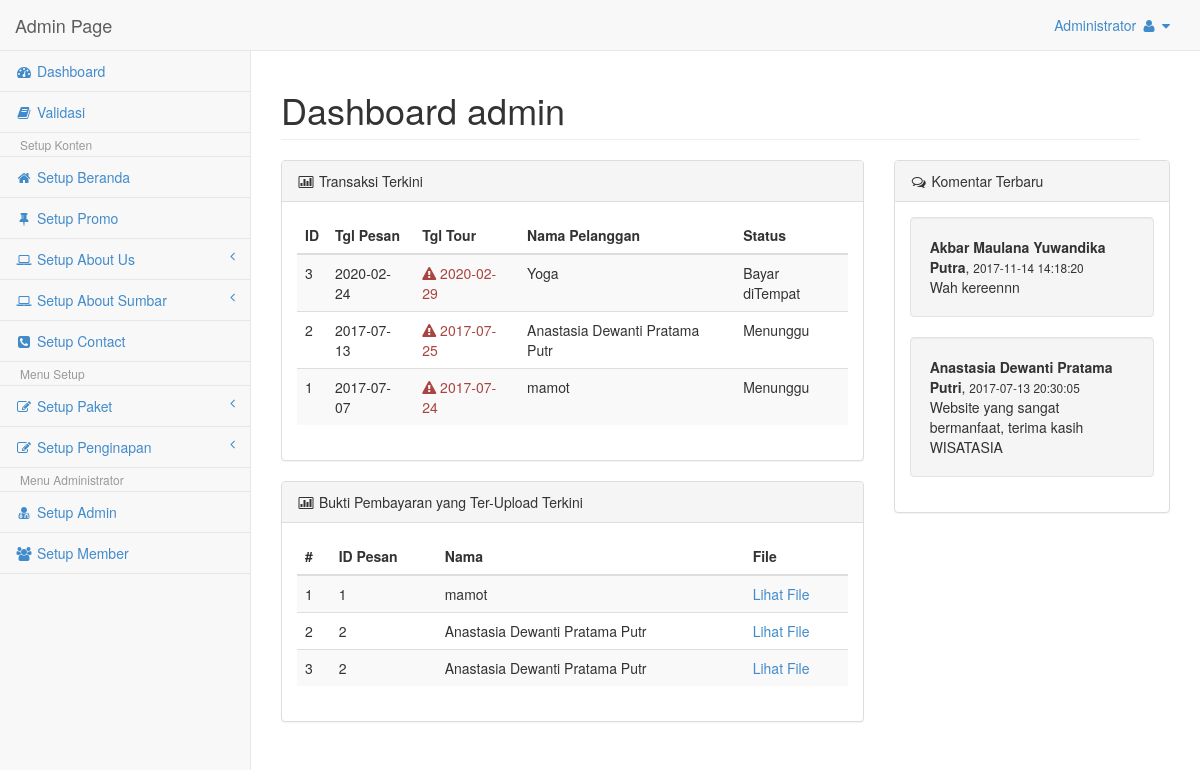
The page /Admin/home.php (signed in) on the database its author committed.
### tables this page shows
CREATE TABLE IF NOT EXISTS `tbl_pesan` (
  `id_pesan` int(11) NOT NULL AUTO_INCREMENT,
  `id_user` int(11) NOT NULL,
  `id_paket` int(11) NOT NULL,
  `id_hotel` int(11) NOT NULL,
  `tgl_pesan` date NOT NULL,
  `tgl_tour` date NOT NULL,
  `status` char(2) NOT NULL DEFAULT 'S1',
  PRIMARY KEY (`id_pesan`)
);

CREATE TABLE IF NOT EXISTS `tbl_user` (
  `id_user` int(11) NOT NULL AUTO_INCREMENT,
  `nama_user` varchar(30) NOT NULL,
  `email_user` varchar(50) NOT NULL,
  `tipe_id` varchar(20) NOT NULL,
  `no_id` varchar(30) NOT NULL,
  `no_hp` varchar(14) NOT NULL,
  `no_rek` varchar(50) NOT NULL,
  `nama_rek` varchar(50) NOT NULL,
  `username` varchar(30) NOT NULL,
  `password` varchar(12) NOT NULL,
  `tgl_lahir` varchar(30) NOT NULL,
  `jekel` varchar(1) NOT NULL,
  `alamat` text NOT NULL,
  PRIMARY KEY (`id_user`),
  KEY `id_user` (`id_user`)
);

CREATE TABLE IF NOT EXISTS `tbl_bukti` (
  `id_bukti` int(11) NOT NULL AUTO_INCREMENT,
  `id_pesan` int(11) NOT NULL,
  `file` text NOT NULL,
  PRIMARY KEY (`id_bukti`)
);

CREATE TABLE IF NOT EXISTS `komentar` (
  `id_komentar` int(11) NOT NULL AUTO_INCREMENT,
  `nama` varchar(50) NOT NULL,
  `komentar` text NOT NULL,
  `waktu` datetime NOT NULL,
  PRIMARY KEY (`id_komentar`)
);

### Admin/home.php (the view, shortened to what this page needs)
<?php session_start();
if(isset($_SESSION['user_admin'])){
	$level		=$_SESSION['level'];
?>
<!DOCTYPE html>
<html>
<head>
    <link href="css/bootstrap.min.css" rel="stylesheet">
    <link href="font-awesome/css/font-awesome.css" rel="stylesheet">
    <link href="css/plugins/morris/morris-0.4.3.min.css" rel="stylesheet">
    <link href="css/plugins/timeline/timeline.css" rel="stylesheet">
    <link href="css/sb-admin.css" rel="stylesheet">
</head>
<body>
    <div id="wrapper">
		<?php
			if($level=='admin'){
				include"nav.php";
			}else if($level=='operator'){
				include"nav_operator.php";
			}else{
				echo "Anda tidak punya hak access!! Hayoo!! Siapa Anda??";
			}
		?>
        <div id="page-wrapper">
        	<div class="row col-lg-12">
            	<h1 class="page-header">Dashboard <?php echo $level; ?></h1>
            </div>
            <div class="row">
            <div class="col-lg-8">
            <div class="panel panel-default">
            	<div class="panel-heading">
                	<i class="fa fa-bar-chart-o fa-fw"></i> Transaksi Terkini
                </div>
                <div class="panel-body">
                	<div class="table-responsive">
                        <table class="table table-hover table-striped" id="dataTables-transaksi">
                            <thead>
                                <tr>
                                    <th class="text-left">ID</th>
                                    <th class="text-left">Tgl Pesan</th>
                                    <th class="text-left">Tgl Tour</th>
                                    <th class="text-left">Nama Pelanggan</th>
                                    <th class="text-left">Status</th>
                                </tr>
                            </thead>
                            <tbody>
                            <?php
                                $comot=mysql_query("SELECT * FROM tbl_pesan, tbl_paket, tbl_hotel, tbl_user WHERE tbl_pesan.id_user=tbl_user.id_user AND tbl_pesan.id_paket=tbl_paket.id_paket AND tbl_pesan.id_hotel=tbl_hotel.id_hotel ORDER BY tgl_pesan DESC LIMIT 5");
                                while($isi_tbl=mysql_fetch_array($comot))
                                {
                                $total_harga	=$isi_tbl['harga_paket']+$isi_tbl['harga'];
                                $now= date("Y-m-d");
                            ?>
                                <tr>
                                    <td><?php echo $isi_tbl['id_pesan'] ?></td>
                                    <td><?php echo $isi_tbl['tgl_pesan']; ?></td>
                                    <td><?php
                                    if($isi_tbl['tgl_tour']<$now){
                                        $txtS="Kadaluarsa!!";
                                        echo "<div class='tooltip-demo'><span data-toggle='tooltip' data-placement='top' title='".$txtS."'><div class='text-danger'><i class='fa fa-warning'></i>&nbsp".$isi_tbl['tgl_tour']."</div></span></div>";
                                    }else{
                                        echo $isi_tbl['tgl_tour'];
                                    }?></td>
                                    <td><?php echo $isi_tbl['nama_user']; ?></td>
                                    <td><div class="tooltip-demo"><span data-toggle="tooltip" data-placement="top"
                                        title="Total Harga <?php echo $total_harga; ?> IDR">
                                        <?php
                                        if($isi_tbl['status']=='S1'){
                                            $stat="Menunggu";
                                        }else if($isi_tbl['status']=='S2'){
                                            $stat="Lunas";
                                        }else if($isi_tbl['status']=='S3'){
                                            $stat="Bayar diTempat";
                                        }else if($isi_tbl['status']=='S4'){
                                            $stat="Telah Tour";
                                        }else{
                                            $stat="";
                                        }
                                        echo $stat;
                                        ?></span></div>
                                    </td>
                                </tr>
                            <?php
                                }
                            ?>
                            </tbody>
                        </table>
                	</div>
                </div>
            </div>
			<div class="panel panel-default">
            	<div class="panel-heading">
                	<i class="fa fa-bar-chart-o fa-fw"></i> Bukti Pembayaran yang Ter-Upload Terkini
                </div>
                <div class="panel-body">
                	<div class="table-responsive">
                        <table class="table table-hover table-striped" id="dataTables-transaksi">
                            <thead>
                                <tr>
                                    <th class="text-left">#</th>
                                    <th class="text-left">ID Pesan</th>
                                    <th class="text-left">Nama</th>
                                    <th class="text-left">File</th>
                                </tr>
                            </thead>
                            <tbody>
                            <?php
								$no=1;
                                $comot_bukti=mysql_query("SELECT * FROM tbl_bukti, tbl_pesan, tbl_user WHERE
													tbl_bukti.id_pesan	= tbl_pesan.id_pesan AND
													tbl_pesan.id_user	= tbl_user.id_user");
                                while($isi_bukti=mysql_fetch_array($comot_bukti)) {
                            ?>
                                <tr>
                                    <td><?php echo $no++ ?></td>
                                    <td><?php echo $isi_bukti['id_pesan']; ?></td>
                                    <td><?php echo $isi_bukti['nama_user']; ?></td>
                                    <td><a href="../images/<?php echo $isi_bukti['file'];?>" target="_blank">Lihat File</a></td>
                                </tr>
                            <?php
                                }
                            ?>
                            </tbody>
                        </table>
                	</div>
                </div>
            </div>
            </div>
            <div class="col-lg-4">
            <div class="panel panel-default">
            	<div class="panel-heading">
                	<i class="fa fa-comments-o fa-fw"></i> Komentar Terbaru
                </div>
                <div class="panel-body">
                   	<?php
					$comot_comen=mysql_query("SELECT * FROM komentar ORDER BY waktu DESC LIMIT 3");
					while($isi_comen=mysql_fetch_array($comot_comen))
					{ ?>
					<div class="well">
						<b><?php echo $isi_comen['nama']; ?></b>, <small><?php echo $isi_comen['waktu']; ?></small><br />
						<?php echo $isi_comen['komentar']; ?>
					</div>
					<?php
              		 }?>
                </div>
            </div>
            </div>
			<div class="col-lg-8">
            </div>
            </div>
        </div>
    </div>
</body>
</html>
<?php
}else{
	session_destroy();
	header('Location:index.php?status=Silahkan Login');
}
?>

### Admin/nav.php (shortened to what this page needs)
<?php
	$username=$_SESSION['user_admin'];
	$comot_admin=mysql_query("select nama from tbl_admin where user_admin='$username'");
	$ngisi_admin=mysql_fetch_array($comot_admin);
?>
<nav class="navbar navbar-default navbar-fixed-top" role="navigation" style="margin-bottom: 0">
    <div class="navbar-header">
        <a class="navbar-brand" href="home.php">Admin Page</a>
    </div>
    <ul class="nav navbar-top-links navbar-right">
        <li class="dropdown">
            <a class="dropdown-toggle" data-toggle="dropdown" href="#"><?php echo $ngisi_admin['nama']; ?>
                <i class="fa fa-user fa-fw"></i>  <i class="fa fa-caret-down"></i>
            </a>
        </li>
    </ul>
    <div class="navbar-default navbar-static-side" role="navigation">
        <div class="sidebar-collapse">
            <ul class="nav" id="side-menu">
                <li><a href="home.php"><i class="fa fa-dashboard fa-fw"></i> Dashboard</a></li>
                <li><a href="cekTransaksi.php"><i class="fa fa-book fa-fw"></i> Validasi</a>
                <li class="dropdown-header">Setup Konten</li>
                <li><a href="setupBeranda.php"><i class="fa fa-home fa-fw"></i> Setup Beranda</a>
                <li><a href="setupSlider.php"><i class="fa fa-thumb-tack fa-fw"></i> Setup Promo</a>
                <li>
                    <a href="#"><i class="fa fa-laptop fa-fw"></i> Setup About Us<span class="fa arrow"></span></a>
                </li>
                <li>
                    <a href="#"><i class="fa fa-laptop fa-fw"></i> Setup About Sumbar<span class="fa arrow"></span></a>
                </li>
                <li><a href="setupContact.php"><i class="fa fa-phone-square fa-fw"></i> Setup Contact</a>
                <li class="dropdown-header">Menu Setup</li>
                <li>
                    <a href="#"><i class="fa fa-edit fa-fw"></i> Setup Paket<span class="fa arrow"></span></a>
                </li>
                <li>
                    <a href="#"><i class="fa fa-edit fa-fw"></i> Setup Penginapan<span class="fa arrow"></span></a>
                </li>
                <li class="dropdown-header">Menu Administrator</li>
                <li><a href="setupAdmin.php"><i class="fa fa-user-md fa-fw"></i> Setup Admin</a>
                <li><a href="setupMember.php"><i class="fa fa-users fa-fw"></i> Setup Member</a>
            </ul>
        </div>
    </div>
</nav>

### Admin/css/sb-admin.css (style rules this page uses)
body { background-color: #f8f8f8; padding-top: 100px; }
@media (min-width:768px) { body { padding-top: 50px; } }
#wrapper { width: 100%; }
#page-wrapper { padding: 0 15px; min-height: 568px; background-color: #fff; }
@media (min-width:768px) { #page-wrapper { position: inherit; margin: 0 0 0 250px; padding: 0 30px; min-height: 1300px; border-left: 1px solid #e7e7e7; } }
.navbar-static-side ul li { border-bottom: 1px solid #e7e7e7; }
.navbar-top-links li { display: inline-block; }
.navbar-top-links li:last-child { margin-right: 15px; }
.navbar-top-links li a { padding: 15px; min-height: 50px; }
.arrow { float: right; }
.fa.arrow:before { content: "\f104"; }
@media (min-width:768px) { .navbar-static-side { z-index: 1; position: absolute; width: 250px; margin-top: 51px; } }

### rows shown on the page
tbl_pesan: id_pesan "3", tgl_pesan "2020-02-24", tgl_tour "2020-02-29", id_user.nama_user "Yoga", status "Bayar diTempat"
tbl_pesan: id_pesan "2", tgl_pesan "2017-07-13", tgl_tour "2017-07-25", id_user.nama_user "Anastasia Dewanti Pratama Putr", status "Menunggu"
tbl_pesan: id_pesan "1", tgl_pesan "2017-07-07", tgl_tour "2017-07-24", id_user.nama_user "mamot", status "Menunggu"
tbl_bukti: id_pesan.id_pesan "1", tbl_user.nama_user "mamot"
tbl_bukti: id_pesan.id_pesan "2", tbl_user.nama_user "Anastasia Dewanti Pratama Putr"
tbl_bukti: id_pesan.id_pesan "2", tbl_user.nama_user "Anastasia Dewanti Pratama Putr"
komentar: nama "Akbar Maulana Yuwandika Putra", waktu "2017-11-14 14:18:20", komentar "Wah kereennn"
komentar: nama "Anastasia Dewanti Pratama Putri", waktu "2017-07-13 20:30:05", komentar "Website yang sangat bermanfaat, terima kasih WISATASIA"

### other values the page prints
$ngisi_admin['nama'] "Administrator"
$level "admin"
